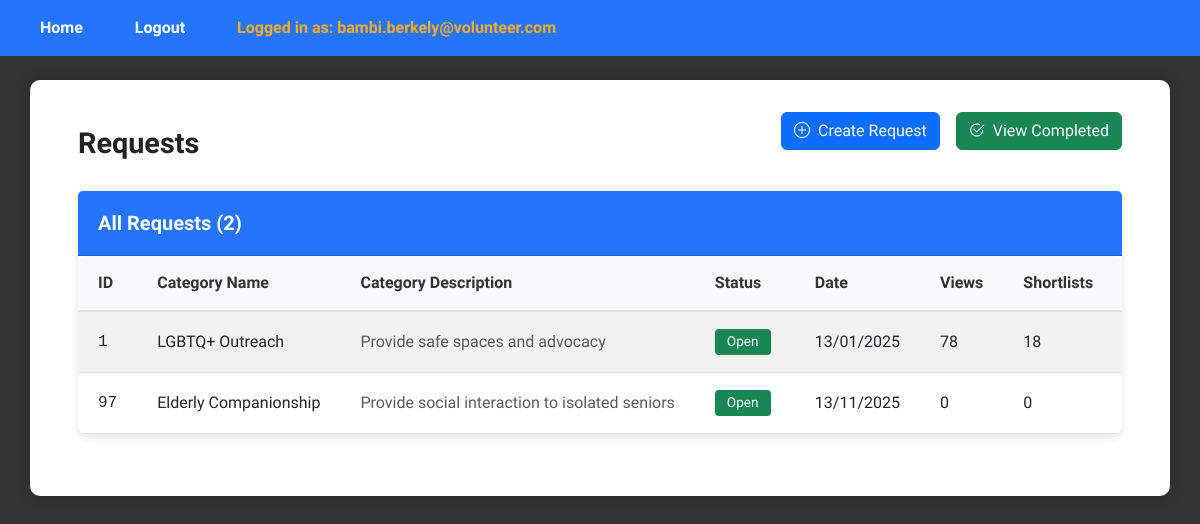
The page /ViewRequestPage (signed in) on the database its author committed.
### tables this page shows
CREATE TABLE request (
    request_id INTEGER PRIMARY KEY AUTOINCREMENT,
    pin_user_id INT,
    csrrep_user_id INT DEFAULT NULL,
    category_id INT,
    request_status BOOLEAN, --0 means uncompleted, 1 means completed
    request_date DATETIME,
    request_view_count INT,
    request_shortlist_count INT,
    FOREIGN KEY (pin_user_id) REFERENCES user(user_id),
    FOREIGN KEY (csrrep_user_id) REFERENCES user(user_id),
    FOREIGN KEY (category_id) REFERENCES category(category_id)
);

CREATE TABLE category (
    category_id INTEGER PRIMARY KEY AUTOINCREMENT,
    category_name VARCHAR(30),
    category_desc TEXT
);

### app.py (the view)
@app.route("/ViewRequestPage", methods=["GET"])
def viewRequestPage():
    if 'email' not in session:
        return redirect(url_for('login'))
    if session['role_id'] != 3:
        return redirect(url_for('login'))
    view_controller = ViewRequestController(session['user_id'],session['role_id'])
    requests = view_controller.viewRequests(session['user_id'], session['role_id'])
    return render_template("pin/ViewRequestsPage.html", requests=requests)

### controllers/pin/ViewRequestController.py (called while the page is built)
    def viewRequests(self, user_id, role_id):
        request = Request()
        return request.viewRequests(user_id, role_id)

### database/database_management.py (called while the page is built)
def dbConnection():
    return sqlite3.connect("database/volunteer_system.db")

### entities/Request.py (called while the page is built, shortened)
    def viewRequests(self, user_id, role_id):
        conn = database_management.dbConnection()
        conn.row_factory = sqlite3.Row
        cursor = conn.cursor()
        if role_id ==  (3):
            cursor.execute("""
                SELECT r.*, c.category_name, c.category_desc
                FROM request r
                LEFT JOIN category c ON r.category_id = c.category_id
                WHERE pin_user_id = ? AND r.request_status = 0
            """, (user_id,))
        rows = cursor.fetchall()
        conn.close()
        return [Request(**dict(row)) for row in rows] if rows else []

### templates/pin/ViewRequestsPage.html (shortened to what this page needs)
{% extends "layout.html" %}
{% block content %}
<div class="dashboard-wrapper">
  <div class="dashboard-container">
    <div class="d-flex justify-content-between align-items-center mb-3">
      <h1 class="m-0">Requests</h1>
      <div class="d-flex align-items-center gap-3" style="margin-bottom: 25px;">
        <a href="{{ url_for('createRequestPage') }}"
          class="btn btn-primary d-flex align-items-center gap-2">
          <i class="bi bi-plus-circle"></i> Create Request
        </a>
        <a href="{{ url_for('viewCompletedRequestsPage', user_id=session.get('user_id')) }}"
          class="btn btn-success d-flex align-items-center gap-2">
          <i class="bi bi-check2-circle"></i> View Completed
        </a>
      </div>
    </div>
    {% if not requests %}
      <h2 style="text-align:center;">No requests found!</h2>
    {% else %}
    <div class="card">
      <div class="card-header d-flex justify-content-between align-items-center">
        <h5 class="m-0">All Requests ({{ requests|length }})</h5>
      </div>
      <div class="card-body p-0">
        <div class="table-responsive">
          <table class="table table-striped table-hover m-0 align-middle">
            <thead class="table-light">
              <tr>
                <th style="width: 80px;">ID</th>
                <th style="width: 200px;">Category Name</th>
                <th>Category Description</th>
                <th style="width: 140px;">Status</th>
                <th style="width: 160px;">Date</th>
                <th class="compact-column" style="width: 80px;">Views</th>
                <th class="compact-column" style="width: 90px;">Shortlists</th>
                <th style="width: 100px;">Actions</th>
              </tr>
            </thead>
            <tbody>
              {% for r in requests %}
              <tr>
                <td class="text-monospace">{{ r.request_id }}</td>
                <td>
                  {% if r.category_name %}
                    {{ r.category_name }}
                  {% elif category_map %}
                    {{ category_map.get(r.category_id, {}).category_name if category_map.get(r.category_id) else 'Category ' ~ r.category_id }}
                  {% else %}
                    Category {{ r.category_id }}
                  {% endif %}
                </td>
                <td>
                  {% if r.category_desc %}
                    <span class="text-muted">{{ r.category_desc }}</span>
                  {% elif category_map and category_map.get(r.category_id) %}
                    <span class="text-muted">{{ category_map.get(r.category_id).category_desc }}</span>
                  {% else %}
                    <span class="text-muted">-</span>
                  {% endif %}
                </td>
                <td>
                    <span class="badge bg-open">Open</span>
                </td>
                <td>{{ r.request_date }}</td>
                <td class="compact-column">{{ r.request_view_count }}</td>
                <td class="compact-column">{{ r.request_shortlist_count }}</td>
                <td>
                </td>
              </tr>
              {% endfor %}
            </tbody>
          </table>
        </div>
      </div>
    </div>
    {% endif %}
  </div>
</div>
{% endblock %}

### static/css/styles.css (style rules this page uses)
body { font-family: "Stack Sans Headline", system-ui, 'Trebuchet MS', "Segoe UI", Geneva, Verdana, sans-serif; background: #333; color: #333; margin: 0; padding: 0; min-height: 100vh; }
h1 { text-align: center; margin-bottom: 1.5rem; color: #222; font-weight: 700; font-size: 1.8rem; }
.card { box-shadow: 0 4px 8px rgba(0,0,0,0.1); border-radius: 10px; border: none; margin-bottom: 30px; background: #fff; }
.card-header { background-color: #2575fc; color: white; padding: 20px; border-radius: 10px 10px 0 0; font-size: 1.2rem; }
.card-header h5 { margin: 0; font-weight: 600; }
.card-body { padding: 25px; }
.table-responsive { border-radius: 8px; overflow-x: auto; }
.table { margin-bottom: 0; width: 100%; border-collapse: collapse; table-layout: auto; }
.table thead th { padding: 15px 20px; font-weight: 600; border-bottom: 2px solid #dee2e6; white-space: nowrap; background-color: #f8f9fa; color: #333; text-align: left; }
.table tbody td { padding: 15px 20px; vertical-align: middle; border-bottom: 1px solid #dee2e6; white-space: nowrap; }
.table-striped tbody tr:nth-of-type(odd) { background-color: rgba(0,0,0,0.02); }
.table th, .table td { min-width: 100px; }
.table th:first-child, .table td:first-child { min-width: 30px; }
.table th:nth-child(2), .table td:nth-child(2) { min-width: 180px; }
.table th:nth-child(3), .table td:nth-child(3) { min-width: 250px; }
.table th.compact-column, .table td.compact-column { min-width: 50px !important; }
.badge { font-size: 0.85em; padding: 6px 12px; font-weight: 500; border-radius: 4px; display: inline-block; }

### templates/pin/ViewRequestsPage.html (style rules this page uses)
.bg-open { background: #198754; color: #fff; }
.text-monospace { font-family: ui-monospace, SFMono-Regular, Menlo, Monaco, Consolas, "Liberation Mono", "Courier New", monospace; }

### rows shown on the page
request: request_id "1", category_name "LGBTQ+ Outreach", category_desc "Provide safe spaces and advocacy", request_date "13/01/2025", request_view_count "78", request_shortlist_count "18"
request: request_id "97", category_name "Elderly Companionship", category_desc "Provide social interaction to isolated seniors", request_date "13/11/2025", request_view_count "0", request_shortlist_count "0"

### other values the page prints
{{ session.email }} "bambi.berkely@volunteer.com"
{{ requests|length }} "2"
